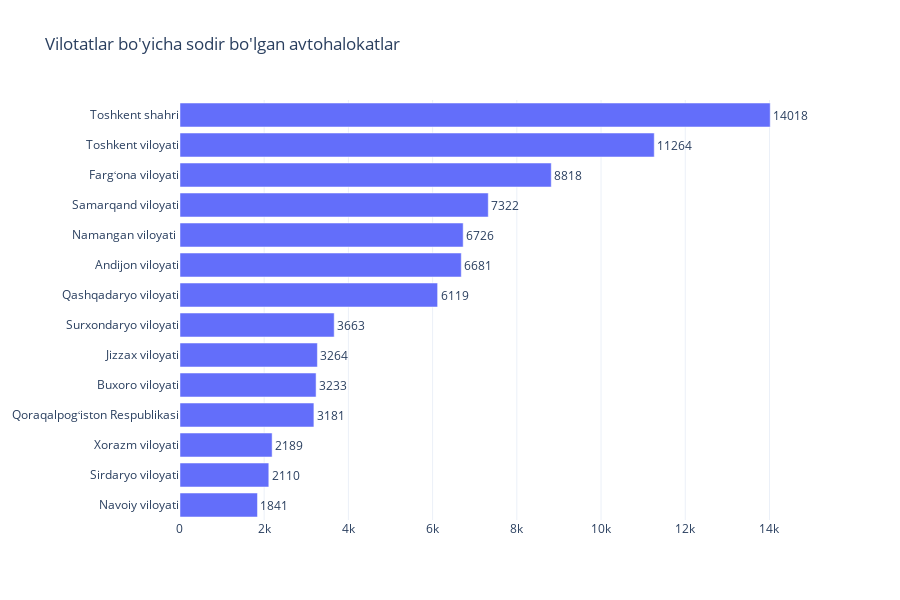

Notebook code for this chart:
### Code cell
grouped = data.groupby(['regions'])['date'].count().sort_values()

fig_whole_uzb = go.Figure()
fig_whole_uzb.add_trace(go.Bar(y = grouped.index,
                     x=grouped.values,
                     text = grouped.values,
                     orientation = 'h'))

fig_whole_uzb.layout = {
    'title': "Vilotatlar bo'yicha sodir bo'lgan avtohalokatlar",
    'xaxis': dict(
        zeroline = False,
        range = [1,15200]
    )
}
fig_whole_uzb.update_traces(textposition = 'outside')
fig_whole_uzb.update_layout(hovermode="x", height = 600, template = "plotly_white")

### Figure 1 — Plotly figure (JSON) as saved in the notebook; plotly's stock layout.template omitted (floating-point values rounded to 4 significant figures)
{"data": [{"orientation": "h", "text": [1841, 2110, 2189, 3181, 3233, 3264, 3663, 6119, 6681, 6726, 7322, 8818, 11264, 14018], "textposition": "outside", "type": "bar", "x": [1841, 2110, 2189, 3181, 3233, 3264, 3663, 6119, 6681, 6726, 7322, 8818, 11264, 14018], "y": ["Navoiy viloyati", "Sirdaryo viloyati", "Xorazm viloyati", "Qoraqalpogʻiston Respublikasi", "Buxoro viloyati", "Jizzax viloyati", "Surxondaryo viloyati", "Qashqadaryo viloyati", "Andijon viloyati", "Namangan viloyati\t", "Samarqand viloyati", "Fargʻona viloyati", "Toshkent viloyati", "Toshkent shahri"]}], "layout": {"height": 600, "hovermode": "x", "title": {"text": "Vilotatlar bo'yicha sodir bo'lgan avtohalokatlar"}, "xaxis": {"range": [1, 15200], "zeroline": false}}}
